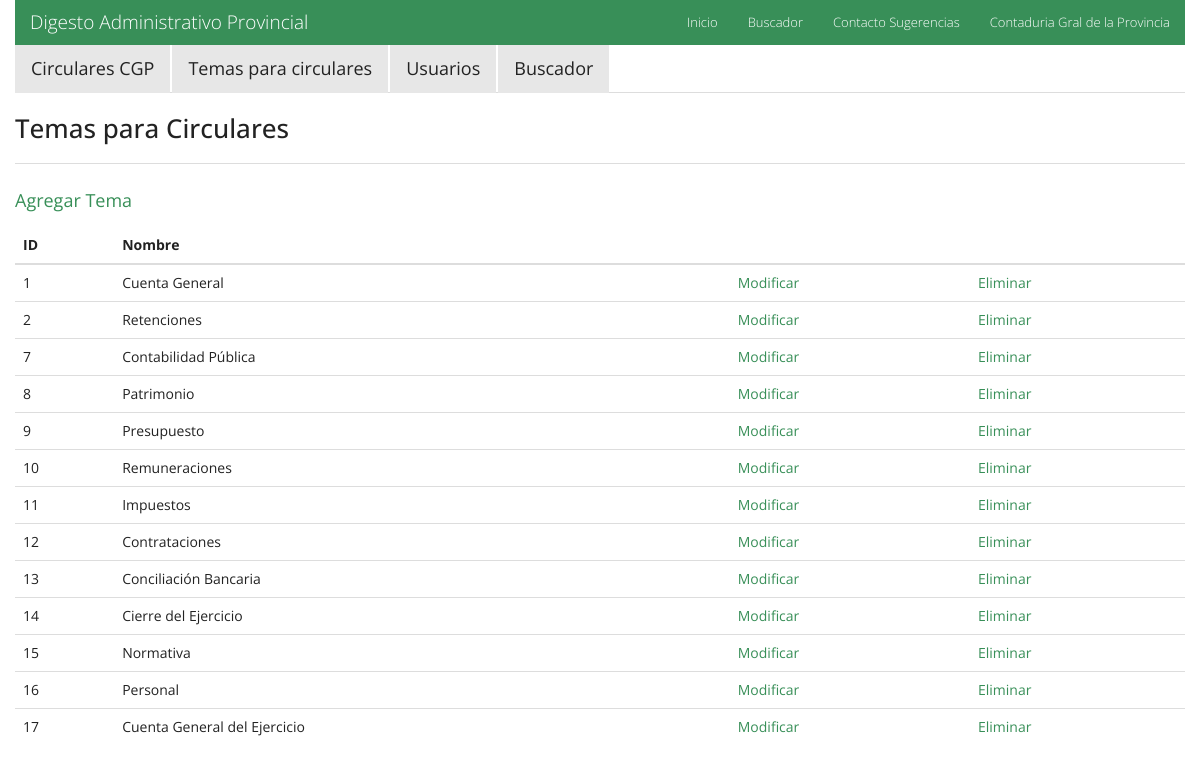
Screenshot of /temacircular/index.php with the database file from the repository.
### tables this page shows
CREATE TABLE `temacircular` (
  `id` int(4) NOT NULL AUTO_INCREMENT,
  `nombre` varchar(100) DEFAULT NULL,
  PRIMARY KEY (`id`)
);

### bd/conexion.php (called while the page is built, shortened)
<?php
class Conexion{
	private static $objCon = null;
	public static function obtenerInstancia(){
		if(self::$objCon == null){
			self::$objCon = mysqli_connect("localhost","root","haciendaroot","dap2015");
		}
		return self::$objCon;
	}
}
?>

### temacircular/temacircular.php (called while the page is built, shortened)
<?php
include("../bd/conexion.php");
class TemaCircular{
	static function lista(){
		$data = array();
		$consulta = "select * from temacircular";
		$rs = mysqli_query(conexion::obtenerInstancia(), $consulta);
		if(mysqli_num_rows($rs) >0)
		{
			while($fila = mysqli_fetch_assoc($rs)){
				$data[] = $fila;
			}
		}
		return $data;
	}
}
?>

### temacircular/index.php (the view, shortened to what this page needs)
<?php
include("temacircular.php");
include '../menu.php';
?>
<h3>Temas para Circulares</h3>
<hr>
<div id="div_dinamico">
    <p> <a href="nuevo.php" > Agregar Tema</a></p>
    <table class="table" id="listado">
	<thead>
		<th>ID</th>
		<th>Nombre</th>
		<th></th>
		<th></th>
	</thead>
	<tbody>
		 <?php
		 	$vehiculos = TemaCircular::lista();
		 	foreach($vehiculos as $veh)
            {
		 		$id = $veh['id'];
		 		?>
		 		<tr>
		 			<td><? echo $veh['id']; ?></td>
		 			<td><? echo $veh['nombre'];?></td>
					<td><a href='editar.php?id=<? echo $id;?>'>Modificar</a></td>
					<td><a href='borrar.php?id=<? echo $id;?>'>Eliminar</a></td>
				</tr>
         <?
  	 	}
		?>
	</tbody>
</table>

### menu.php (shortened to what this page needs)
<!DOCTYPE html>
<html lang="es">
  <head>
    <link rel="stylesheet" href="../css/normalize.css" media="screen">
    <link rel="stylesheet" href="../css/bootstrap.css" media="screen">
</head>
<body>
<div class="container-fluid">
<nav class="navbar navbar-default navbar-inverse" role="navigation">
    <div class="navbar-header">
            <a class="navbar-brand" href="index.php">Digesto Administrativo Provincial</a>
    </div>
    <div class="collapse navbar-collapse" id="bs-example-navbar-collapse-1">
          <ul class="nav navbar-nav navbar-right">
            <li>
              <a href="inicio.php">Inicio</a>
            </li>
             <li>
              <a href="index.php">Buscador</a>
            </li>
            <li>
              <a href="contacto.php">Contacto Sugerencias</a>
            </li>
            <li>
              <a href="http://www.cgp.sanjuan.gov.ar" target="_blank">Contaduria Gral de la Provincia</a>
            </li>
          </ul>
    </div>
</nav>
<ul class="nav nav-tabs">
  <li> <a href="../circular/index.php">Circulares CGP</a>       </li>
  <li> <a href="../temacircular/index.php">Temas para circulares</a></li>
  <li> <a href="../usuario">Usuarios</a>       </li>
  <li> <a href="../buscador/index.php">Buscador</a>       </li>
</ul>

### rows the page displays
temacircular: id "1", nombre "Cuenta General"
temacircular: id "2", nombre "Retenciones"
temacircular: id "7", nombre "Contabilidad Pública"
temacircular: id "8", nombre "Patrimonio"
temacircular: id "9", nombre "Presupuesto"
temacircular: id "10", nombre "Remuneraciones"
temacircular: id "11", nombre "Impuestos"
temacircular: id "12", nombre "Contrataciones"
temacircular: id "13", nombre "Conciliación Bancaria"
temacircular: id "14", nombre "Cierre del Ejercicio"
temacircular: id "15", nombre "Normativa"
temacircular: id "16", nombre "Personal"
temacircular: id "17", nombre "Cuenta General del Ejercicio"
